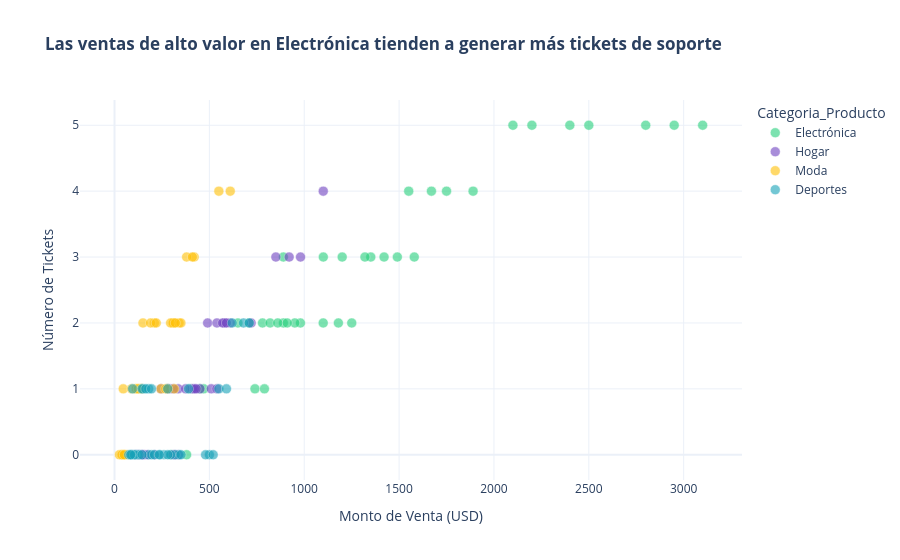

Here is the notebook cell this chart was saved with:
### Markdown cell above
En la visualización 2 se busca determinar si existe una correlación entre el valor de la venta y la complejidad del soporte técnico (número de tickets). Para lograr esto utilizaremos un Gráfico de Dispersión.

### Code cell
# grafico 2
# -------------------------------------------------------------------------------

# titulo y legendas
title = '<b>Las ventas de alto valor en Electrónica tienden a generar más tickets de soporte</b>'
labels = {
        _Monto_Venta_USD_: 'Monto de Venta (USD)', 
        _Tickets_Soporte_: 'Número de Tickets'}

# definimos la grafica
fig2 = px.scatter(df, 
                 x=_Monto_Venta_USD_, 
                 y=_Tickets_Soporte_,
                 color=_Categoria_Producto_,
                 title=title,
                 labels=labels,
                 render_mode="svg",
                 color_discrete_sequence=_paleta_tecmi,
                 hover_data=[_Nivel_Prioridad_],
                 template='plotly_white')

# definimos el tamaño de puntos y fondo del layout
fig2.update_traces(marker=dict(size=10, opacity=0.6, line=dict(width=0.5, color=_color_white)))
fig2.update_layout(plot_bgcolor=_color_white)
fig2.show()

### Figure 1 — Plotly figure (JSON) as saved in the notebook; plotly's stock layout.template omitted (floating-point values rounded to 4 significant figures)
{"data": [{"customdata": [["Alta"], ["Media"], ["Crítica"], ["Media"], ["Crítica"], ["Baja"], ["Alta"], ["Media"], ["Alta"], ["Crítica"], ["Media"], ["Baja"], ["Alta"], ["Crítica"], ["Media"], ["Alta"], ["Media"], ["Crítica"], ["Alta"], ["Media"], ["Baja"], ["Alta"], ["Crítica"], ["Media"], ["Alta"], ["Media"], ["Baja"], ["Alta"], ["Crítica"], ["Media"], ["Alta"], ["Media"], ["Crítica"], ["Alta"], ["Media"], ["Baja"], ["Alta"], ["Crítica"]], "hovertemplate": "Categoria_Producto=Electrónica<br>Monto de Venta (USD)=%{x}<br>Número de Tickets=%{y}<br>Nivel_Prioridad=%{customdata[0]}<extra></extra>", "legendgroup": "Electrónica", "marker": {"color": "#26d07c", "line": {"color": "#ffffff", "width": 0.5}, "opacity": 0.6, "size": 10, "symbol": "circle"}, "mode": "markers", "name": "Electrónica", "orientation": "v", "showlegend": true, "type": "scatter", "x": [1250.0, 890.0, 2100.0, 650.4, 1750.0, 400.0, 1100.0, 980.0, 1551.0, 2500.0, 780.0, 300.2, 1351.0, 1890.0, 820.0, 1200.0, 740.2, 2800.0, 1100.0, 890.2, 450.0, 1421.0, 2200.0, 950.5, 1580.0, 710.0, 380.0, 1670.0, 2950.0, 860.5, 1320.0, 790.2, 3100.0, 1180.0, 910.2, 470.0, 1491.0, 2400.0], "xaxis": "x", "y": [2, 3, 5, 2, 4, 1, 3, 2, 4, 5, 2, 0, 3, 4, 2, 3, 1, 5, 2, 2, 1, 3, 5, 2, 3, 2, 0, 4, 5, 2, 3, 1, 5, 2, 2, 1, 3, 5], "yaxis": "y"}, {"customdata": [["Media"], ["Baja"], ["Alta"], ["Alta"], ["Baja"], ["Media"], ["Crítica"], ["Baja"], ["Media"], ["Alta"], ["Crítica"], ["Media"], ["Baja"], ["Media"], ["Alta"], ["Baja"], ["Media"], ["Baja"], ["Crítica"], ["Alta"], ["Media"], ["Alta"], ["Baja"], ["Media"], ["Alta"], ["Crítica"], ["Media"], ["Baja"], ["Media"], ["Alta"], ["Baja"], ["Media"], ["Baja"], ["Crítica"], ["Alta"], ["Media"], ["Alta"], ["Baja"]], "hovertemplate": "Categoria_Producto=Hogar<br>Monto de Venta (USD)=%{x}<br>Número de Tickets=%{y}<br>Nivel_Prioridad=%{customdata[0]}<extra></extra>", "legendgroup": "Hogar", "marker": {"color": "#6f42c1", "line": {"color": "#ffffff", "width": 0.5}, "opacity": 0.6, "size": 10, "symbol": "circle"}, "mode": "markers", "name": "Hogar", "orientation": "v", "showlegend": true, "type": "scatter", "x": [320.0, 125.3, 450.2, 580.0, 95.0, 210.8, 720.0, 140.0, 290.0, 610.2, 850.5, 410.0, 115.0, 335.5, 490.8, 150.5, 280.0, 120.0, 920.5, 510.0, 310.2, 540.0, 160.0, 375.0, 420.8, 1100.0, 245.0, 130.2, 430.0, 570.0, 145.5, 310.0, 110.0, 980.5, 540.0, 335.2, 590.0, 175.0], "xaxis": "x", "y": [0, 0, 1, 2, 0, 0, 2, 0, 1, 2, 3, 1, 0, 1, 2, 0, 1, 0, 3, 1, 0, 2, 0, 1, 1, 4, 1, 0, 1, 2, 0, 1, 0, 3, 1, 0, 2, 0], "yaxis": "y"}, {"customdata": [["Baja"], ["Alta"], ["Baja"], ["Media"], ["Crítica"], ["Alta"], ["Media"], ["Alta"], ["Baja"], ["Media"], ["Alta"], ["Baja"], ["Media"], ["Alta"], ["Crítica"], ["Baja"], ["Alta"], ["Media"], ["Baja"], ["Alta"], ["Crítica"], ["Media"], ["Alta"], ["Baja"], ["Media"], ["Alta"], ["Baja"], ["Media"], ["Alta"], ["Crítica"], ["Baja"], ["Alta"], ["Media"], ["Baja"], ["Alta"], ["Crítica"], ["Media"]], "hovertemplate": "Categoria_Producto=Moda<br>Monto de Venta (USD)=%{x}<br>Número de Tickets=%{y}<br>Nivel_Prioridad=%{customdata[0]}<extra></extra>", "legendgroup": "Moda", "marker": {"color": "#ffc107", "line": {"color": "#ffffff", "width": 0.5}, "opacity": 0.6, "size": 10, "symbol": "circle"}, "mode": "markers", "name": "Moda", "orientation": "v", "showlegend": true, "type": "scatter", "x": [45.99, 210.0, 35.0, 89.9, 420.0, 150.0, 110.0, 310.5, 25.5, 135.0, 245.0, 45.0, 190.0, 280.0, 380.0, 55.0, 310.0, 125.8, 42.0, 295.5, 550.0, 115.0, 340.2, 65.0, 145.0, 270.0, 49.99, 220.0, 315.0, 410.2, 38.0, 350.0, 140.8, 52.0, 320.5, 610.0, 125.0], "xaxis": "x", "y": [1, 2, 0, 1, 3, 2, 1, 2, 0, 1, 1, 0, 2, 1, 3, 0, 2, 1, 0, 2, 4, 1, 2, 0, 1, 1, 0, 2, 1, 3, 0, 2, 1, 0, 2, 4, 1], "yaxis": "y"}, {"customdata": [["Crítica"], ["Media"], ["Baja"], ["Alta"], ["Media"], ["Baja"], ["Alta"], ["Crítica"], ["Media"], ["Baja"], ["Alta"], ["Crítica"], ["Alta"], ["Baja"], ["Media"], ["Crítica"], ["Alta"], ["Baja"], ["Media"], ["Crítica"], ["Baja"], ["Media"], ["Alta"], ["Crítica"], ["Baja"], ["Alta"], ["Crítica"], ["Alta"], ["Baja"], ["Media"], ["Crítica"], ["Alta"], ["Baja"], ["Media"], ["Crítica"], ["Baja"], ["Media"]], "hovertemplate": "Categoria_Producto=Deportes<br>Monto de Venta (USD)=%{x}<br>Número de Tickets=%{y}<br>Nivel_Prioridad=%{customdata[0]}<extra></extra>", "legendgroup": "Deportes", "marker": {"color": "#17a2b8", "line": {"color": "#ffffff", "width": 0.5}, "opacity": 0.6, "size": 10, "symbol": "circle"}, "mode": "markers", "name": "Deportes", "orientation": "v", "showlegend": true, "type": "scatter", "x": [180.8, 95.5, 120.0, 340.5, 150.2, 85.0, 280.4, 500.0, 195.0, 75.25, 320.0, 550.0, 260.4, 110.2, 145.0, 620.0, 240.5, 95.0, 180.0, 480.0, 130.0, 210.5, 390.0, 680.0, 88.5, 350.5, 590.0, 295.8, 105.0, 165.0, 710.0, 280.5, 85.0, 195.0, 520.0, 145.0, 235.5], "xaxis": "x", "y": [0, 1, 0, 0, 1, 0, 1, 0, 0, 0, 0, 1, 0, 0, 1, 2, 0, 0, 1, 0, 0, 0, 1, 2, 0, 0, 1, 0, 0, 1, 2, 0, 0, 1, 0, 0, 0], "yaxis": "y"}], "layout": {"legend": {"title": {"text": "Categoria_Producto"}, "tracegroupgap": 0}, "plot_bgcolor": "#ffffff", "title": {"text": "<b>Las ventas de alto valor en Electrónica tienden a generar más tickets de soporte</b>"}, "xaxis": {"anchor": "y", "domain": [0, 1], "title": {"text": "Monto de Venta (USD)"}}, "yaxis": {"anchor": "x", "domain": [0, 1], "title": {"text": "Número de Tickets"}}}}
